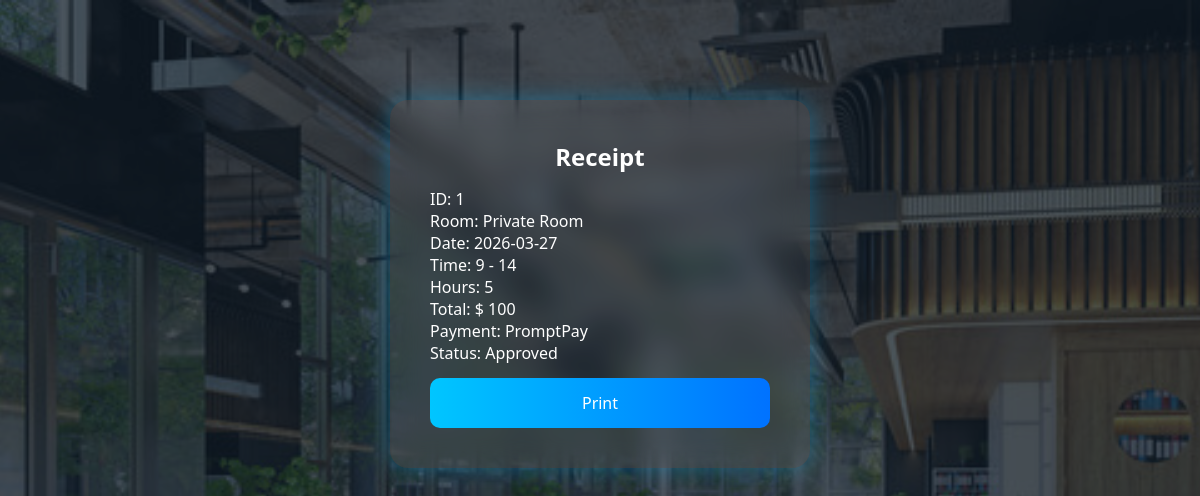
The app's page /receipt/1 (signed in) with its own data.
### tables this page shows
CREATE TABLE bookings(
email TEXT,
room TEXT,
date TEXT,
hours INTEGER,
total INTEGER,
method TEXT,
start_time INTEGER,
end_time INTEGER,
status TEXT DEFAULT 'Pending'
);

### app.py (the view)
@app.route("/receipt/<int:id>")
def receipt(id):
    if "email" not in session:
        return redirect("/")
    conn = db()
    cur = conn.cursor()
    cur.execute("""
    SELECT room, date, start_time, end_time, hours, total, method, status
    FROM bookings
    WHERE rowid=? AND email=?
    """, (id, session["email"]))
    data = cur.fetchone()
    return render_template("receipt.html", data=data, id=id)

### app.py (called while the page is built)
def db():
    return sqlite3.connect("database.db")

### templates/receipt.html
<link rel="stylesheet" href="/static/style.css">
<div class="card">
<h2>Receipt</h2>
<p>ID: {{id}}</p>
<p>Room: {{data[0]}}</p>
<p>Date: {{data[1]}}</p>
<p>Time: {{data[2]}} - {{data[3]}}</p>
<p>Hours: {{data[4]}}</p>
<p>Total: $ {{data[5]}}</p>
<p>Payment: {{data[6]}}</p>
<p>Status: {{data[7]}}</p>
<button onclick="window.print()">Print</button>
</div>

### static/style.css (style rules this page uses)
* { margin: 0; padding: 0; box-sizing: border-box; font-family: Segoe UI, sans-serif; }
h1, h2, h3 { margin-bottom: 15px; text-align: center; }
button { width: 100%; padding: 14px; margin-top: 14px; border: none; border-radius: 10px; background: linear-gradient(90deg,#00c6ff,#0072ff); color: white; font-size: 16px; cursor: pointer; transition: .3s; }
.card { width: 420px; margin: 100px auto; background: rgba(255,255,255,0.08); backdrop-filter: blur(14px); padding: 40px; border-radius: 18px; box-shadow: 0 0 25px rgba(0,180,255,.35); }

### records on screen
bookings: room "Private Room", date "2026-03-27", start_time "9", end_time "14", hours "5", total "100", method "PromptPay", status "Approved"

### other values on screen
{{ id }} "1"
